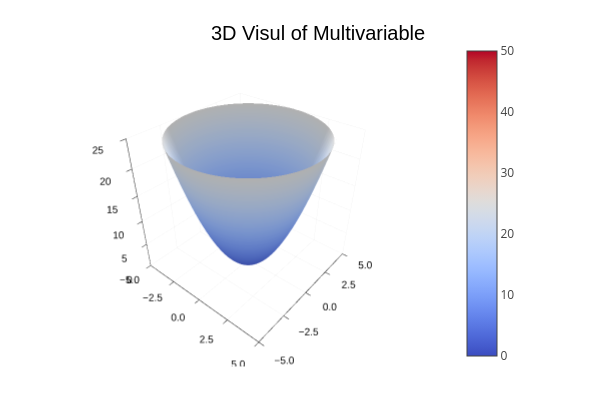

The cell this chart's notebook holds for it:
### Markdown cell above
f(x,y) = x^2 + y^2 (LATEX)

### Code cell
f(x,y) = x^2 + y^2
x = -5:0.2:5
y = -5:0.2:5

surface(x,y,f, title= "3D Visul of Multivariable", color=:coolwarm, camera=(40,35), zlims=(0, 25) )

### Figure 1 — Plotly figure (JSON) as saved in the notebook; plotly's stock layout.template omitted (floating-point values rounded to 4 significant figures; data arrays with more than 128 entries replaced by an {"elided": "..."} marker saying what was removed)
{"data": [{"colorbar": {"len": 0.9039, "title": "", "x": 0.7615, "y": 0.4896}, "colorscale": {"elided": "100x2 mixed values"}, "name": "y1", "opacity": null, "scene": "scene", "showlegend": false, "showscale": true, "type": "surface", "x": [-5, -4.8, -4.6, -4.4, -4.2, -4, -3.8, -3.6, -3.4, -3.2, -3, -2.8, -2.6, -2.4, -2.2, -2, -1.8, -1.6, -1.4, -1.2, -1, -0.8, -0.6, -0.4, -0.2, 0, 0.2, 0.4, 0.6, 0.8, 1, 1.2, 1.4, 1.6, 1.8, 2, 2.2, 2.4, 2.6, 2.8, 3, 3.2, 3.4, 3.6, 3.8, 4, 4.2, 4.4, 4.6, 4.8, 5], "xaxis": "x", "y": [-5, -4.8, -4.6, -4.4, -4.2, -4, -3.8, -3.6, -3.4, -3.2, -3, -2.8, -2.6, -2.4, -2.2, -2, -1.8, -1.6, -1.4, -1.2, -1, -0.8, -0.6, -0.4, -0.2, 0, 0.2, 0.4, 0.6, 0.8, 1, 1.2, 1.4, 1.6, 1.8, 2, 2.2, 2.4, 2.6, 2.8, 3, 3.2, 3.4, 3.6, 3.8, 4, 4.2, 4.4, 4.6, 4.8, 5], "yaxis": "y", "z": {"elided": "51x51 float values"}, "zaxis": "z", "zmax": 50, "zmin": 0}], "layout": {"annotations": [{"font": {"color": "rgba(0, 0, 0, 1.000)", "family": "sans-serif", "size": 20}, "rotation": 0, "showarrow": false, "text": "3D Visul of Multivariable", "x": 0.5296, "xanchor": "center", "xref": "paper", "y": 1, "yanchor": "top", "yref": "paper"}], "height": 400, "legend": {"bgcolor": "rgba(255, 255, 255, 1.000)", "bordercolor": "rgba(0, 0, 0, 1.000)", "borderwidth": 1, "font": {"color": "rgba(0, 0, 0, 1.000)", "family": "sans-serif", "size": 11}, "title": {"font": {"color": "rgba(0, 0, 0, 1.000)", "family": "sans-serif", "size": 15}, "text": ""}, "tracegroupgap": 0, "traceorder": "normal", "x": 1, "xanchor": "auto", "y": 1, "yanchor": "auto"}, "margin": {"b": 20, "l": 0, "r": 0, "t": 20}, "paper_bgcolor": "rgba(255, 255, 255, 1.000)", "plot_bgcolor": "rgba(255, 255, 255, 1.000)", "scene": {"camera": {"eye": {"x": 1.369, "y": -1.632, "z": 1.491}, "projection": "orthographic"}, "domain": {"x": [0.06582, 0.7615], "y": [0.03762, 0.9415]}, "xaxis": {"gridcolor": "rgba(0, 0, 0, 0.100)", "gridwidth": 0.5, "linecolor": "rgba(0, 0, 0, 1.000)", "mirror": false, "range": [-5, 5], "showgrid": true, "showline": true, "showticklabels": true, "tickangle": 0, "tickcolor": "rgb(0, 0, 0)", "tickfont": {"color": "rgba(0, 0, 0, 1.000)", "family": "sans-serif", "size": 11}, "tickmode": "array", "ticks": "inside", "ticktext": ["−5.0", "−2.5", "0.0", "2.5", "5.0"], "tickvals": [-5, -2.5, 0, 2.5, 5], "title": "", "titlefont": {"color": "rgba(0, 0, 0, 1.000)", "family": "sans-serif", "size": 15}, "type": "-", "visible": true, "zeroline": false, "zerolinecolor": "rgba(0, 0, 0, 1.000)"}, "yaxis": {"gridcolor": "rgba(0, 0, 0, 0.100)", "gridwidth": 0.5, "linecolor": "rgba(0, 0, 0, 1.000)", "mirror": false, "range": [-5, 5], "showgrid": true, "showline": true, "showticklabels": true, "tickangle": 0, "tickcolor": "rgb(0, 0, 0)", "tickfont": {"color": "rgba(0, 0, 0, 1.000)", "family": "sans-serif", "size": 11}, "tickmode": "array", "ticks": "inside", "ticktext": ["−5.0", "−2.5", "0.0", "2.5", "5.0"], "tickvals": [-5, -2.5, 0, 2.5, 5], "title": "", "titlefont": {"color": "rgba(0, 0, 0, 1.000)", "family": "sans-serif", "size": 15}, "type": "-", "visible": true, "zeroline": false, "zerolinecolor": "rgba(0, 0, 0, 1.000)"}, "zaxis": {"gridcolor": "rgba(0, 0, 0, 0.100)", "gridwidth": 0.5, "linecolor": "rgba(0, 0, 0, 1.000)", "mirror": false, "range": [0, 25], "showgrid": true, "showline": true, "showticklabels": true, "tickangle": 0, "tickcolor": "rgb(0, 0, 0)", "tickfont": {"color": "rgba(0, 0, 0, 1.000)", "family": "sans-serif", "size": 11}, "tickmode": "array", "ticks": "inside", "ticktext": ["0", "5", "10", "15", "20", "25"], "tickvals": [0, 5, 10, 15, 20, 25], "title": "", "titlefont": {"color": "rgba(0, 0, 0, 1.000)", "family": "sans-serif", "size": 15}, "type": "-", "visible": true, "zeroline": false, "zerolinecolor": "rgba(0, 0, 0, 1.000)"}}, "showlegend": true, "width": 600}}
